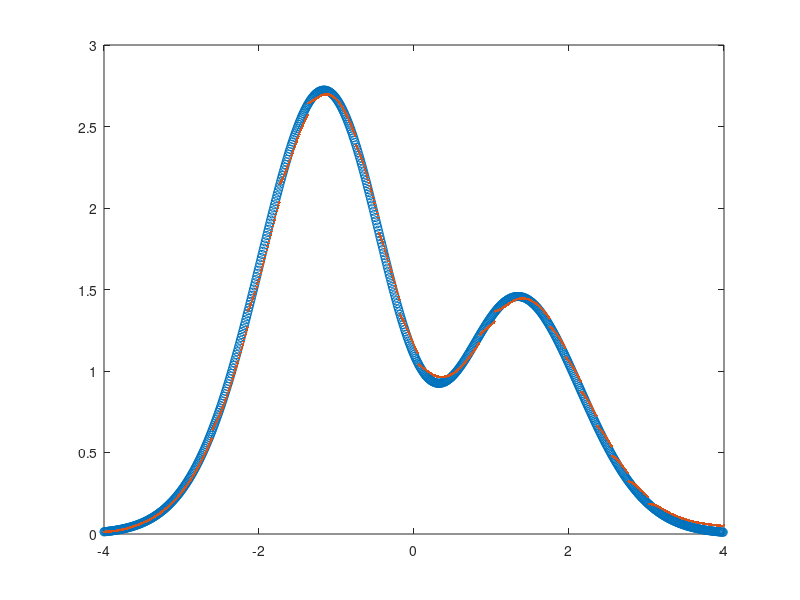

Write the MATLAB code that produced this figure.
clear;
clc;

x = -4:0.01:4;

space_num = 100;  %申请空间
% u = -5:1:5;
u = 0*ones(space_num,1);


theta = 0.1*ones(2*space_num+1,1);
P = 1000*eye(2*space_num+1);
K = ones(2*space_num+1,1);

Q0 = 0.01*eye(2*space_num+1);

index = 0;

delta_k = 0.1;

epsilon_max = 0.5;
epsilon_min = 0.2;
epsilon = epsilon_max;

for i = 1:800

    f(i) = 1.1*(1-x(i)+2*x(i)*x(i))*exp(-1/2*x(i)*x(i));

    if index == 0
        index = index+1;
        u(index) = x(i);
        delta_2(index) = 2;
    else
        for j = 1:index
            nearst(j) = abs(x(i)-u(j));
        end
        nearst_pot = min(nearst);
    
        if nearst_pot>epsilon
            if abs(f_hat(i)-f(i))>0.05
                index = index+1;
                u(index) = x(i);
                delta_2(index) = abs(x(i)-nearst_pot);
                theta(index+1) = f_hat(i)-f(i);
                
                if epsilon>epsilon_min
                    epsilon = 0.9*epsilon;
                else
                    epsilon = epsilon_min;
                end

            end
        end
    end

    for k = 1:index
        phi(k,1) = exp(-(norm(x(i)-u(k)))^2/delta_2(k));
    end


    K(1:index+1) = inv(1+[1; phi]'*P(1:index+1,1:index+1)*[1; phi])*P(1:index+1,1:index+1)*[1; phi];
    theta(1:index+1) = theta(1:index+1) + K(1:index+1)*(f(i)-(theta(1:index+1))'*[1; phi]);
    P(1:index+1,1:index+1) = (eye(index+1)-K(1:index+1)*[1; phi]')*P(1:index+1,1:index+1)+Q0(1:index+1,1:index+1);

    f_hat(i) =   [1; phi]' * theta(1:index+1);
    for k = 1:index
        phi(k,1) = exp(-(norm(x(i+1)-u(k)))^2/delta_2(k));
    end
    f_hat(i+1) =   [1; phi]' * theta(1:index+1);


end

% for i = 1:800
% 
%     for k = 1:index
%         phi(k,1) = exp(-(norm(x(i)-u(k)))^2/2);
%     end  
% 
%     f_hat(i) = [1; phi(1:index)]' * theta(1:index+1);
% end

plot(x(1:800),f,'o');hold on;
plot(x(1:801),f_hat,'.')








